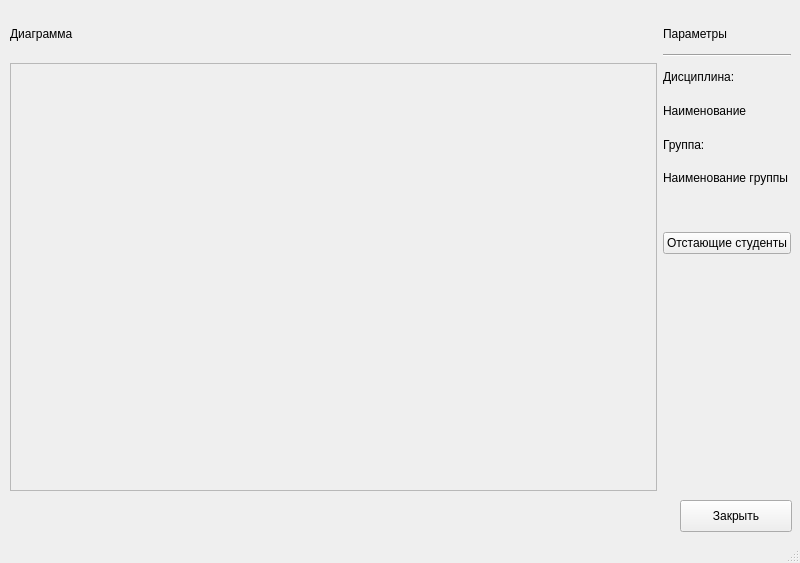
<?xml version="1.0" encoding="UTF-8"?>
<ui version="4.0">
 <class>MainWindow</class>
 <widget class="QMainWindow" name="MainWindow">
  <property name="geometry">
   <rect>
    <x>0</x>
    <y>0</y>
    <width>800</width>
    <height>563</height>
   </rect>
  </property>
  <property name="windowTitle">
   <string>Аналитика: вывод диаграммы</string>
  </property>
  <widget class="QWidget" name="centralwidget">
   <widget class="QWidget" name="gridLayoutWidget">
    <property name="geometry">
     <rect>
      <x>10</x>
      <y>20</y>
      <width>781</width>
      <height>471</height>
     </rect>
    </property>
    <layout class="QGridLayout" name="gridLayout">
     <item row="0" column="0">
      <widget class="QLabel" name="label">
       <property name="text">
        <string>Диаграмма</string>
       </property>
      </widget>
     </item>
     <item row="0" column="1">
      <widget class="QLabel" name="label_2">
       <property name="text">
        <string>Параметры</string>
       </property>
      </widget>
     </item>
     <item row="4" column="1">
      <widget class="QLabel" name="label_3">
       <property name="text">
        <string>Дисциплина:</string>
       </property>
      </widget>
     </item>
     <item row="4" column="0" rowspan="13">
      <widget class="QScrollArea" name="scrollArea">
       <property name="widgetResizable">
        <bool>true</bool>
       </property>
       <widget class="QWidget" name="scrollAreaWidgetContents_2">
        <property name="geometry">
         <rect>
          <x>0</x>
          <y>0</y>
          <width>592</width>
          <height>419</height>
         </rect>
        </property>
        <widget class="QLabel" name="place_to_show_graph">
         <property name="geometry">
          <rect>
           <x>12</x>
           <y>12</y>
           <width>498</width>
           <height>335</height>
          </rect>
         </property>
         <property name="text">
          <string/>
         </property>
        </widget>
       </widget>
      </widget>
     </item>
     <item row="2" column="1">
      <widget class="Line" name="line">
       <property name="orientation">
        <enum>Qt::Horizontal</enum>
       </property>
      </widget>
     </item>
     <item row="5" column="1">
      <widget class="QLabel" name="label_4">
       <property name="text">
        <string>Наименование</string>
       </property>
      </widget>
     </item>
     <item row="9" column="1">
      <widget class="QPushButton" name="pushButton_2">
       <property name="text">
        <string>Отстающие студенты</string>
       </property>
      </widget>
     </item>
     <item row="6" column="1">
      <widget class="QLabel" name="label_5">
       <property name="text">
        <string>Группа:</string>
       </property>
      </widget>
     </item>
     <item row="7" column="1">
      <widget class="QLabel" name="label_6">
       <property name="text">
        <string>Наименование группы</string>
       </property>
      </widget>
     </item>
    </layout>
   </widget>
   <widget class="QPushButton" name="pushButton">
    <property name="geometry">
     <rect>
      <x>680</x>
      <y>500</y>
      <width>112</width>
      <height>32</height>
     </rect>
    </property>
    <property name="text">
     <string>Закрыть</string>
    </property>
   </widget>
  </widget>
  <widget class="QStatusBar" name="statusbar"/>
 </widget>
 <resources/>
 <connections/>
</ui>
